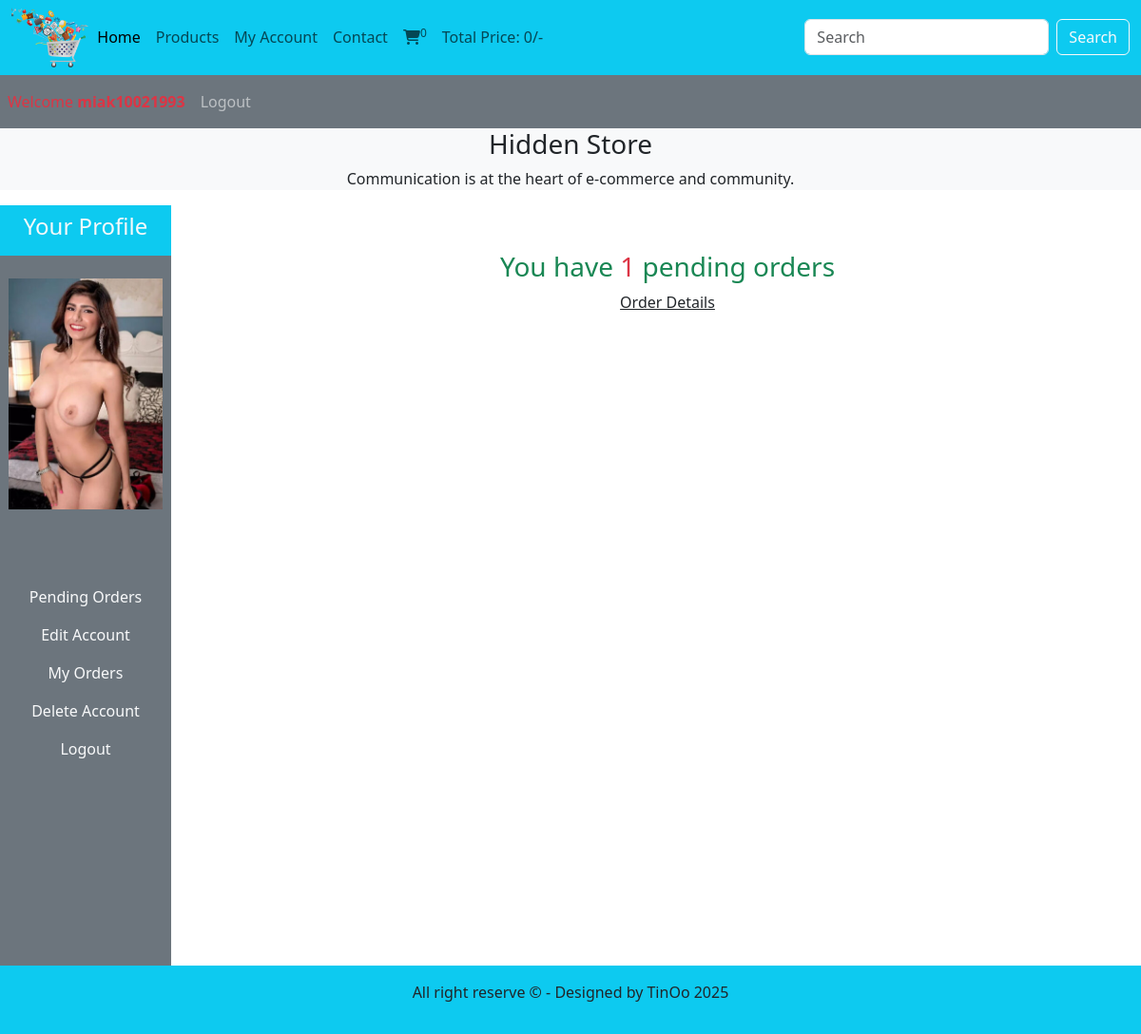
The app's page /users_area/profile.php (signed in) with its own data.
### tables this page shows
CREATE TABLE `user_table` (
  `user_id` int(11) NOT NULL,
  `username` varchar(100) NOT NULL,
  `user_email` varchar(100) NOT NULL,
  `user_password` varchar(255) NOT NULL,
  `user_image` varchar(255) NOT NULL,
  `user_ip` varchar(100) NOT NULL,
  `user_address` varchar(255) NOT NULL,
  `user_phone` varchar(20) NOT NULL
);

### users_area/profile.php (the view, shortened to what this page needs)
<?php
include('../includes/connect.php');
include('../functions/common_functions.php');
?>
<!DOCTYPE html>
<html lang="en">
<link href="https://cdn.jsdelivr.net/npm/bootstrap@5.3.6/dist/css/bootstrap.min.css" rel="stylesheet"
>
<link rel="stylesheet" href="https://cdnjs.cloudflare.com/ajax/libs/font-awesome/6.7.2/css/all.min.css"
 />
<link rel="stylesheet" href="../styles.css" />
</head>
<body>
    <div class="container-fluid p-0">
        <nav class="navbar navbar-expand-lg navbar-light bg-info">
            <div class="container-fluid">
                <img src="../images/logo.png" alt="logo" class="logo" />
                <div class="collapse navbar-collapse" id="navbarSupportedContent">
                    <ul class="navbar-nav me-auto mb-2 mb-lg-0">
                        <li class="nav-item">
                            <a class="nav-link active" aria-current="page" href="../index.php">Home</a>
                        </li>
                        <li class="nav-item">
                            <a class="nav-link" href="../display_all.php">Products</a>
                        </li>
                        <li class="nav-item">
                            <a class="nav-link" href="profile.php">My Account</a>
                        </li>
                        <li class="nav-item">
                            <a class="nav-link" href="#">Contact</a>
                        </li>
                        <li class="nav-item">
                            <a class="nav-link" href="../cart.php"><i
                                    class="fa-solid fa-cart-shopping"></i><sup><?php cartItem() ?></sup></a>
                        </li>
                        <li class="nav-item">
                            <a class="nav-link" href="#"><?php totalCartPrice() ?></a>
                        </li>
                    </ul>
                    <form class="d-flex" action="../search_product.php" method="get">
                        <input class="form-control me-2" type="search" placeholder="Search" aria-label="Search"
                            name="search_data" />
                        <input type="submit" value="Search" class="btn btn-outline-light" name="search_data_product" />
                    </form>
                </div>
            </div>
        </nav>
        <nav class="navbar navbar-expand-lg navbar-dark bg-secondary">
            <ul class="navbar-nav me-auto">
                <?php
                if (isset($_SESSION['username'])) {
                    echo "<li class='nav-item'>
                            <a class='nav-link  link-danger' href='./users_area/profile.php'>Welcome <strong>" . $_SESSION['username'] . "</strong></a>
                          </li>";
                } else {
                    echo "<li class='nav-item'>
                            <a class='nav-link' href='./users_area/user_login.php'>Welcome Guest</a>
                          </li>";
                }
                if (isset($_SESSION['username'])) {
                    echo "<li class='nav-item'>
                            <a class='nav-link' href='./users_area/logout.php'>Logout</a>
                          </li>";
                } else {
                    echo "<li class='nav-item'>
                            <a class='nav-link' href='./users_area/user_login.php'>Login</a>
                          </li>";
                }
                ?>
            </ul>
        </nav>
        <div class="bg-light">
            <h3 class="text-center">Hidden Store</h3>
            <p class="text-center">Communication is at the heart of e-commerce and community.</p>
        </div>
        <div class="row">
            <div class="col-md-2">
                <ul class="navbar-nav bg-secondary text-center" style="height: 100vh;">
                    <li class="nav-item bg-info">
                        <a class="nav-link text-light" href="#">
                            <h4>Your Profile</h4>
                        </a>
                    </li>
                    <?php
                    $username = $_SESSION['username'] ?? '';
                    $user_image = "SELECT * FROM `user_table` WHERE username='$username'";
                    $result_image = mysqli_query($conn, $user_image);
                    $row_image = mysqli_fetch_array($result_image);
                    $user_image = $row_image['user_image'] ?? 'default.jpg';
                    echo "<li class='nav-item'>
                            <img src='./user_images/$user_image' class='profile_img my-4' alt=''>
                          </li>";
                    ?>
                    <li class="nav-item">
                    </li>
                    <li class="nav-item">
                        <a class="nav-link text-light" href="profile.php">
                            Pending Orders
                        </a>
                    </li>
                    <li class="nav-item">
                        <a class="nav-link text-light" href="profile.php?edit_account">
                            Edit Account
                        </a>
                    </li>
                    <li class="nav-item">
                        <a class="nav-link text-light" href="profile.php?my_orders">
                            My Orders
                        </a>
                    </li>
                    <li class="nav-item">
                        <a class="nav-link text-light" href="profile.php?delete_account">
                            Delete Account
                        </a>
                    </li>
                    <li class="nav-item">
                        <a class="nav-link text-light" href="logout.php">
                            Logout
                        </a>
                    </li>
                </ul>
            </div>
            <div class="col-md-10 text-center">
                <?php
                getUserOrderDetails();
                ?>
            </div>
        </div>
        <?php include('../includes/footer.php'); ?>
    </div>
</body>
</html>

### functions/common_functions.php (shortened to what this page needs)
<?php
include('../includes/connect.php');
function getIPAddress()
{
    if (!empty($_SERVER['HTTP_CLIENT_IP'])) {
        $ip = $_SERVER['HTTP_CLIENT_IP'];
    } elseif (!empty($_SERVER['HTTP_X_FORWARDED_FOR'])) {
        $ip = $_SERVER['HTTP_X_FORWARDED_FOR'];
    } else {
        $ip = $_SERVER['REMOTE_ADDR'];
    }
    return $ip;
}
function cartItem()
{
    global $conn;
    if (isset($_GET['add_to_cart'])) {
        $get_ip_address = getIPAddress();
        $select_query = "SELECT * FROM `cart_details` WHERE ip_address='$get_ip_address'";
        $result_query = mysqli_query($conn, $select_query);
        $count_cart_items = mysqli_num_rows($result_query);
    } else {
        $get_ip_address = getIPAddress();
        $select_query = "SELECT * FROM `cart_details` WHERE ip_address='$get_ip_address'";
        $result_query = mysqli_query($conn, $select_query);
        $count_cart_items = mysqli_num_rows($result_query);
    }
    echo $count_cart_items;
}
function totalCartPrice()
{
    $total_price = 0;
    echo "Total Price: " . $total_price . "/-";
}
function getUserOrderDetails()
{
    global $conn;
    $username = $_SESSION['username'] ?? '';
    $get_details = "SELECT * FROM `user_table` WHERE username='$username'";
    $result_details = mysqli_query($conn, $get_details);
    while ($row_query = mysqli_fetch_array($result_details)) {
        $user_id = $row_query['user_id'];
        if (!isset($_GET['edit_account'])) {
            if (!isset($_GET['my_orders'])) {
                if (!isset($_GET['delete_account'])) {
                    $get_orders = "SELECT * FROM `user_orders` WHERE user_id=$user_id AND order_status='pending'";
                    $result_orders = mysqli_query($conn, $get_orders);
                    $row_count = mysqli_num_rows($result_orders);
                    if ($row_count > 0) {
                        echo "<h3 class='text-center text-success mt-5 mb-2'>You have <span class='text-danger'> $row_count</span> pending orders</h3>
                        <p class='text-center'><a href='profile.php?my_orders' class='text-dark'>Order Details</a></p>";
                    } else {
                        echo "<h3 class='text-center text-success  mt-5 mb-2'>You have no pending orders</h3>
                        <p class='text-center'><a href='../index.php' class='text-dark'>Explore Products</a></p>";
                    }
                }
            }
        }
    }
}
?>

### styles.css (style rules this page uses)
* { margin: 0; padding: 0; box-sizing: border-box; }
.logo { width: 7%; height: 7%; }

### users_area/profile.php (style rules this page uses)
body { overflow-x: hidden; }
.profile_img { width: 90%; margin: auto; dísplay: block; object-fit: contain; }

### records on screen
user_table: user_image (picture), row_count "1"

### other values on screen
$count_cart_items "0"
$total_price "0"
